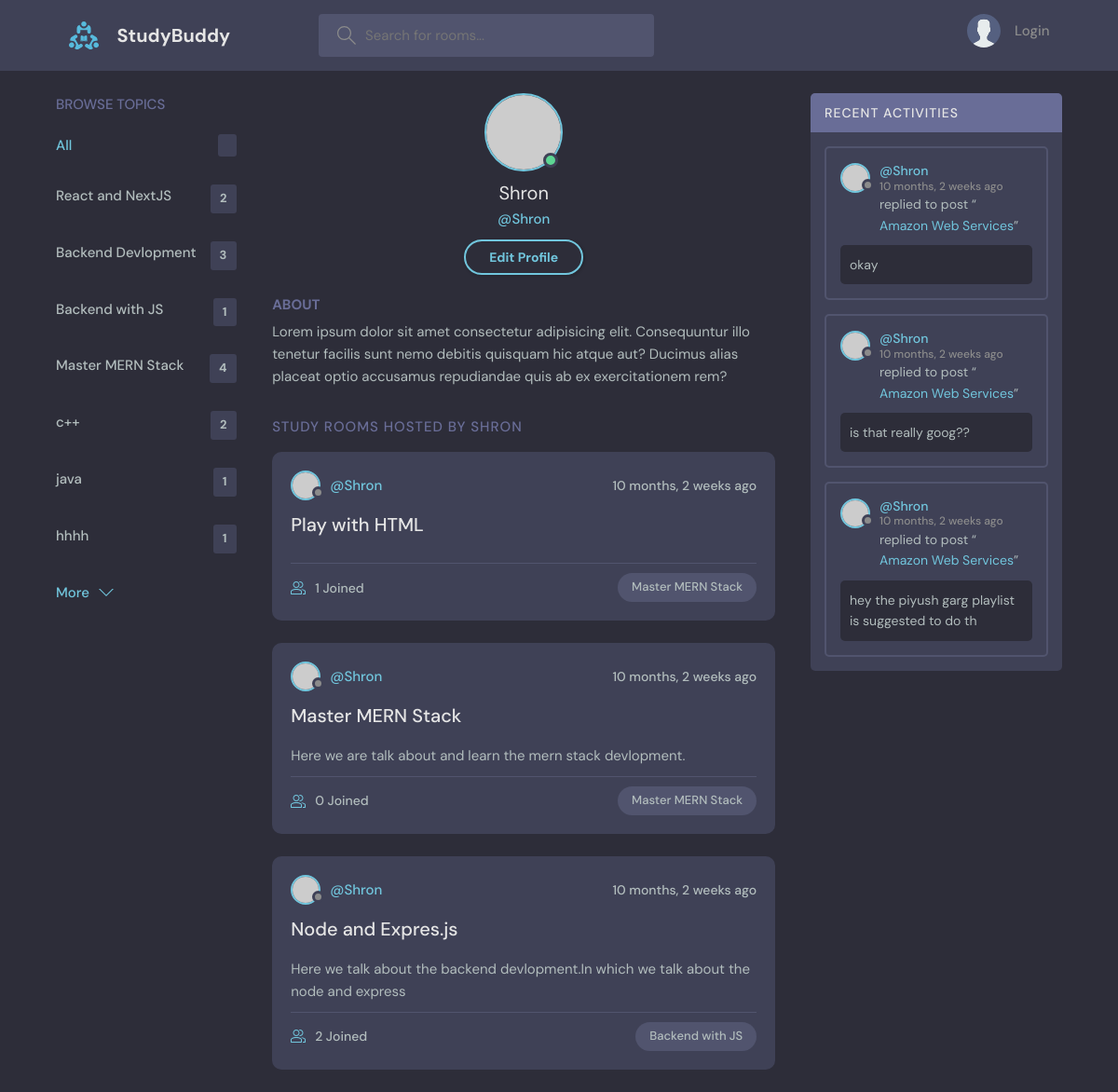
Page /profile/1/ on the committed database.
### base/models.py (models this page shows, shortened)
class Topic(models.Model):
    name = models.CharField(max_length=200)

class Room(models.Model):
    host=models.ForeignKey(User,on_delete=models.SET_NULL,null=True)
    topic=models.ForeignKey(Topic,on_delete=models.SET_NULL,null=True)
    name=models.CharField(max_length=200)
    description = models.TextField(null=True,blank= True)
    participants = models.ManyToManyField(User,related_name='participants',blank=True)
    updated = models.DateTimeField(auto_now=True)
    created = models.DateTimeField(auto_now_add=True)
    class Meta:
        ordering = ['-updated','-created']
    def __str__(self):
        return self.name

class Message(models.Model):
    user = models.ForeignKey(User,on_delete=models.CASCADE)
    room = models.ForeignKey(Room, on_delete=models.CASCADE)
    body = models.TextField()
    updated = models.DateTimeField(auto_now=True)
    created = models.DateTimeField(auto_now_add=True)
    class Meta:
        ordering = ['-updated','-created']
    def __str__(self):
        return self.body[0:50]

### base/views.py (the view)
# urls.py: path("profile/<str:pk>/",views.userProfile,name="user-profile"),
def userProfile(request,pk):
    user= User.objects.get(id=pk)
    rooms= user.room_set.all()
    room_messages = user.message_set.all()
    topics = Topic.objects.all()
    context={'user':user,'rooms':rooms,'room_messages':room_messages,'topics':topics}
    return render(request,'base/profile.html',context)

### base/templates/base/profile.html
{% extends 'main.html'%}
{% block content%}
  <main class="profile-page layout layout--3">
    <div class="container">
      {% include 'base/topic_component.html' %}
      <div class="roomList">
        <div class="profile">
          <div class="profile__avatar">
            <div class="avatar avatar--large active">
              <img src="https://randomuser.me/api/portraits/men/11.jpg" />
            </div>
          </div>
          <div class="profile__info">
            <h3>{{user.username}}</h3>
            <p>@{{user.username}}</p>
            <a href="edit-user.html" class="btn btn--main btn--pill">Edit Profile</a>
          </div>
          <div class="profile__about">
            <h3>About</h3>
            <p>
              Lorem ipsum dolor sit amet consectetur adipisicing elit. Consequuntur illo tenetur
              facilis sunt nemo debitis quisquam hic atque aut? Ducimus alias placeat optio
              accusamus repudiandae quis ab ex exercitationem rem?
            </p>
          </div>
        </div>
        <div class="roomList__header">
          <div>
            <h2>Study Rooms Hosted by {{user.username}}</a>
            </h2>
          </div>
        </div>
         {% include 'base/feed_component.html' %}
      </div>
       {% include 'base/activity_component.html' %}
    </div>
  </main>
{%endblock content%}

### base/templates/base/topic_component.html
 <div class="topics">
          <div class="topics__header">
            <h2>Browse Topics</h2>
          </div>
          <ul class="topics__list">
            <li>
              <a href="{% url 'home'%}" class="active">All <span>{{room_count}}</span></a>
            </li>
            {% for topic in topics %}
            <li>
              <a href="{% url 'home' %}?q={{topic.name}}">{{topic.name}} <span>{{topic.room_set.all.count}}</span></a>
            </li>
             {% endfor %}
          </ul>
          <a class="btn btn--link" href="topics.html">
            More
            <svg version="1.1" xmlns="http://www.w3.org/2000/svg" width="32" height="32" viewBox="0 0 32 32">
              <title>chevron-down</title>
              <path d="M16 21l-13-13h-3l16 16 16-16h-3l-13 13z"></path>
            </svg>
          </a>
        </div>

### base/templates/base/feed_component.html (shortened to what this page needs)
 {% for room in rooms %}
<div class="roomListRoom">
            <div class="roomListRoom__header">
              <a href="{% url 'user-profile' room.host.id %}" class="roomListRoom__author">
                <div class="avatar avatar--small">
                  <img src="https://randomuser.me/api/portraits/women/11.jpg" />
                </div>
                <span>@{{room.host.username}}</span>
              </a>
              <div class="roomListRoom__actions">
                <span>{{room.created|timesince}} ago</span>
              </div>
            </div>
            <div class="roomListRoom__content">
              <a href="{% url 'room' room.id %}">{{room.name}}</a>
              <p>
                {{room.description}}
              </p>
            </div>
            <div class="roomListRoom__meta">
              <a href="{% url 'room' room.id %}" class="roomListRoom__joined">
                {{ room.participants.all.count }} Joined
              </a>
              <p class="roomListRoom__topic">{{room.topic.name}}</p>
            </div>
          </div>
          {% endfor %}

### base/templates/base/activity_component.html (shortened to what this page needs)
<div class="activities">
          <div class="activities__header">
            <h2>Recent Activities</h2>
          </div>
          {% for message in room_messages%}
          <div class="activities__box">
            <div class="activities__boxHeader roomListRoom__header">
              <a href="{% url 'user-profile' message.user.id %}" class="roomListRoom__author">
                <div class="avatar avatar--small">
                  <img src="https://randomuser.me/api/portraits/women/11.jpg" />
                </div>
                <p>
                  @{{message.user}}
                  <span>{{message.created | timesince}} ago</span>
                </p>
              </a>
            </div>
            <div class="activities__boxContent">
              <p>replied to post “<a href="{% url 'room' message.room.id %}">{{message.room}}</a>”</p>
              <div class="activities__boxRoomContent">
               {{message}}
              </div>
            </div>
          </div>
          {% endfor %}
        </div>

### rows in the picture
Topic: name "React and NextJS", room_set.all.count "2"
Topic: name "Backend Devlopment", room_set.all.count "3"
Topic: name "Backend with JS", room_set.all.count "1"
Topic: name "Master MERN Stack", room_set.all.count "4"
Topic: name "c++", room_set.all.count "2"
Topic: name "java", room_set.all.count "1"
Topic: name "hhhh", room_set.all.count "1"
Room: host.username "Shron", created "10 months, 2 weeks", name "Play with HTML", participants.all.count "1", topic.name "Master MERN Stack"
Room: host.username "Shron", created "10 months, 2 weeks", name "Master MERN Stack", description "Here we are talk about and learn the mern stack devlopment.", participants.all.count "0", topic.name "Master MERN Stack"
Room: host.username "Shron", created "10 months, 2 weeks", name "Node and Expres.js", description "Here we talk about the backend devlopment.In which we talk about the node and express", participants.all.count "2", topic.name "Backend with JS"
Message: user "Shron", created "10 months, 2 weeks", room "Amazon Web Services", body "okay"
Message: user "Shron", created "10 months, 2 weeks", room "Amazon Web Services", body "is that really goog??"
Message: user "Shron", created "10 months, 2 weeks", room "Amazon Web Services", body "hey the piyush garg playlist is suggested to do th"

### other values in the picture
{{ user.username }} "Shron"
{{ user.username }} "SHRON"
